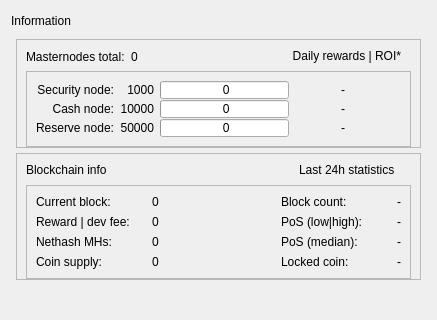
         <widget class="QFrame" name="frame_bottom_1">
          <property name="minimumSize">
           <size>
            <width>0</width>
            <height>320</height>
           </size>
          </property>
          <layout class="QVBoxLayout" name="verticalLayout_9">
           <item>
            <layout class="QVBoxLayout" name="verticalLayout_7">
             <item>
              <layout class="QHBoxLayout" name="horizontalLayout_12">
               <item>
                <widget class="QLabel" name="label_7">
                 <property name="text">
                  <string>Information</string>
                 </property>
                </widget>
               </item>
               <item>
                <spacer name="horizontalSpacer_10">
                 <property name="orientation">
                  <enum>Qt::Horizontal</enum>
                 </property>
                 <property name="sizeHint" stdset="0">
                  <size>
                   <width>40</width>
                   <height>20</height>
                  </size>
                 </property>
                </spacer>
               </item>
              </layout>
             </item>
             <item>
              <widget class="QWidget" name="infoWidget" native="true">
               <layout class="QVBoxLayout" name="informationWidget">
                <property name="spacing">
                 <number>5</number>
                </property>
                <property name="leftMargin">
                 <number>5</number>
                </property>
                <property name="topMargin">
                 <number>2</number>
                </property>
                <property name="rightMargin">
                 <number>5</number>
                </property>
                <property name="bottomMargin">
                 <number>2</number>
                </property>
                <item>
                 <widget class="QFrame" name="frameMnInfo">
                  <property name="frameShape">
                   <enum>QFrame::StyledPanel</enum>
                  </property>
                  <property name="frameShadow">
                   <enum>QFrame::Raised</enum>
                  </property>
                  <layout class="QVBoxLayout" name="verticalLayout_17">
                   <property name="bottomMargin">
                    <number>0</number>
                   </property>
                   <item>
                    <layout class="QHBoxLayout" name="horizontalLayout_9">
                     <item>
                      <widget class="QLabel" name="labelMnTotal">
                       <property name="minimumSize">
                        <size>
                         <width>0</width>
                         <height>0</height>
                        </size>
                       </property>
                       <property name="maximumSize">
                        <size>
                         <width>16777215</width>
                         <height>16777215</height>
                        </size>
                       </property>
                       <property name="text">
                        <string>Masternodes total:</string>
                       </property>
                      </widget>
                     </item>
                     <item>
                      <widget class="QLabel" name="labelMnTotal_Value">
                       <property name="text">
                        <string>0</string>
                       </property>
                      </widget>
                     </item>
                     <item>
                      <spacer name="horizontalSpacer_7">
                       <property name="orientation">
                        <enum>Qt::Horizontal</enum>
                       </property>
                       <property name="sizeHint" stdset="0">
                        <size>
                         <width>40</width>
                         <height>16</height>
                        </size>
                       </property>
                      </spacer>
                     </item>
                     <item>
                      <widget class="QLabel" name="labelROI">
                       <property name="minimumSize">
                        <size>
                         <width>0</width>
                         <height>0</height>
                        </size>
                       </property>
                       <property name="maximumSize">
                        <size>
                         <width>16777215</width>
                         <height>16777215</height>
                        </size>
                       </property>
                       <property name="text">
                        <string>Daily rewards | ROI*   </string>
                       </property>
                       <property name="alignment">
                        <set>Qt::AlignRight</set>
                       </property>
                      </widget>
                     </item>
                    </layout>
                   </item>
                   <item>
                    <widget class="QFrame" name="frameMnInfoLevels">
                     <property name="frameShape">
                      <enum>QFrame::StyledPanel</enum>
                     </property>
                     <property name="frameShadow">
                      <enum>QFrame::Raised</enum>
                     </property>
                     <layout class="QGridLayout" name="gridLayout_2">
                      <property name="verticalSpacing">
                       <number>1</number>
                      </property>
                      <item row="0" column="2">
                       <widget class="QProgressBar" name="graphMN1">
                        <property name="minimumSize">
                         <size>
                          <width>0</width>
                          <height>18</height>
                         </size>
                        </property>
                        <property name="maximumSize">
                         <size>
                          <width>16777215</width>
                          <height>18</height>
                         </size>
                        </property>
                        <property name="value">
                         <number>0</number>
                        </property>
                        <property name="format">
                         <string> %v</string>
                        </property>
                       </widget>
                      </item>
                      <item row="1" column="2">
                       <widget class="QProgressBar" name="graphMN2">
                        <property name="minimumSize">
                         <size>
                          <width>0</width>
                          <height>18</height>
                         </size>
                        </property>
                        <property name="maximumSize">
                         <size>
                          <width>16777215</width>
                          <height>18</height>
                         </size>
                        </property>
                        <property name="value">
                         <number>0</number>
                        </property>
                        <property name="format">
                         <string> %v</string>
                        </property>
                       </widget>
                      </item>
                      <item row="3" column="2">
                       <widget class="QProgressBar" name="graphMN3">
                        <property name="minimumSize">
                         <size>
                          <width>0</width>
                          <height>18</height>
                         </size>
                        </property>
                        <property name="maximumSize">
                         <size>
                          <width>16777215</width>
                          <height>18</height>
                         </size>
                        </property>
                        <property name="value">
                         <number>0</number>
                        </property>
                        <property name="format">
                         <string> %v</string>
                        </property>
                       </widget>
                      </item>
                      <item row="0" column="3">
                       <widget class="QLabel" name="roi_11">
                        <property name="minimumSize">
                         <size>
                          <width>50</width>
                          <height>0</height>
                         </size>
                        </property>
                        <property name="maximumSize">
                         <size>
                          <width>16777215</width>
                          <height>16777215</height>
                         </size>
                        </property>
                        <property name="text">
                         <string>-</string>
                        </property>
                        <property name="alignment">
                         <set>Qt::AlignRight|Qt::AlignTrailing|Qt::AlignVCenter</set>
                        </property>
                       </widget>
                      </item>
                      <item row="0" column="4">
                       <widget class="QLabel" name="roi_12">
                        <property name="minimumSize">
                         <size>
                          <width>50</width>
                          <height>0</height>
                         </size>
                        </property>
                        <property name="maximumSize">
                         <size>
                          <width>16777215</width>
                          <height>16777215</height>
                         </size>
                        </property>
                        <property name="text">
                         <string/>
                        </property>
                        <property name="alignment">
                         <set>Qt::AlignLeading|Qt::AlignLeft|Qt::AlignVCenter</set>
                        </property>
                       </widget>
                      </item>
                      <item row="1" column="3">
                       <widget class="QLabel" name="roi_21">
                        <property name="minimumSize">
                         <size>
                          <width>50</width>
                          <height>0</height>
                         </size>
                        </property>
                        <property name="maximumSize">
                         <size>
                          <width>16777215</width>
                          <height>16777215</height>
                         </size>
                        </property>
                        <property name="text">
                         <string>-</string>
                        </property>
                        <property name="alignment">
                         <set>Qt::AlignRight|Qt::AlignTrailing|Qt::AlignVCenter</set>
                        </property>
                       </widget>
                      </item>
                      <item row="1" column="4">
                       <widget class="QLabel" name="roi_22">
                        <property name="minimumSize">
                         <size>
                          <width>50</width>
                          <height>0</height>
                         </size>
                        </property>
                        <property name="maximumSize">
                         <size>
                          <width>16777215</width>
                          <height>16777215</height>
                         </size>
                        </property>
                        <property name="text">
                         <string/>
                        </property>
                        <property name="alignment">
                         <set>Qt::AlignLeading|Qt::AlignLeft|Qt::AlignVCenter</set>
                        </property>
                       </widget>
                      </item>
                      <item row="3" column="3">
                       <widget class="QLabel" name="roi_31">
                        <property name="minimumSize">
                         <size>
                          <width>50</width>
                          <height>0</height>
                         </size>
                        </property>
                        <property name="maximumSize">
                         <size>
                          <width>16777215</width>
                          <height>16777215</height>
                         </size>
                        </property>
                        <property name="text">
                         <string>-</string>
                        </property>
                        <property name="alignment">
                         <set>Qt::AlignRight|Qt::AlignTrailing|Qt::AlignVCenter</set>
                        </property>
                       </widget>
                      </item>
                      <item row="3" column="4">
                       <widget class="QLabel" name="roi_32">
                        <property name="minimumSize">
                         <size>
                          <width>50</width>
                          <height>0</height>
                         </size>
                        </property>
                        <property name="maximumSize">
                         <size>
                          <width>16777215</width>
                          <height>16777215</height>
                         </size>
                        </property>
                        <property name="text">
                         <string/>
                        </property>
                        <property name="alignment">
                         <set>Qt::AlignLeading|Qt::AlignLeft|Qt::AlignVCenter</set>
                        </property>
                       </widget>
                      </item>
                      <item row="0" column="0">
                       <widget class="QLabel" name="label">
                        <property name="minimumSize">
                         <size>
                          <width>0</width>
                          <height>0</height>
                         </size>
                        </property>
                        <property name="maximumSize">
                         <size>
                          <width>16777215</width>
                          <height>16777215</height>
                         </size>
                        </property>
                        <property name="text">
                         <string>Security node:</string>
                        </property>
                        <property name="alignment">
                         <set>Qt::AlignRight|Qt::AlignTrailing|Qt::AlignVCenter</set>
                        </property>
                       </widget>
                      </item>
                      <item row="1" column="0">
                       <widget class="QLabel" name="label_2">
                        <property name="minimumSize">
                         <size>
                          <width>0</width>
                          <height>0</height>
                         </size>
                        </property>
                        <property name="maximumSize">
                         <size>
                          <width>16777215</width>
                          <height>16777215</height>
                         </size>
                        </property>
                        <property name="text">
                         <string>Cash node:</string>
                        </property>
                        <property name="alignment">
                         <set>Qt::AlignRight|Qt::AlignTrailing|Qt::AlignVCenter</set>
                        </property>
                       </widget>
                      </item>
                      <item row="3" column="0">
                       <widget class="QLabel" name="label_3">
                        <property name="minimumSize">
                         <size>
                          <width>0</width>
                          <height>0</height>
                         </size>
                        </property>
                        <property name="maximumSize">
                         <size>
                          <width>16777215</width>
                          <height>16777215</height>
                         </size>
                        </property>
                        <property name="text">
                         <string>Reserve node:</string>
                        </property>
                        <property name="alignment">
                         <set>Qt::AlignRight|Qt::AlignTrailing|Qt::AlignVCenter</set>
                        </property>
                       </widget>
                      </item>
                      <item row="0" column="1">
                       <widget class="QLabel" name="label_lcolat">
                        <property name="text">
                         <string>1000</string>
                        </property>
                        <property name="alignment">
                         <set>Qt::AlignRight|Qt::AlignTrailing|Qt::AlignVCenter</set>
                        </property>
                       </widget>
                      </item>
                      <item row="1" column="1">
                       <widget class="QLabel" name="label_mcolat">
                        <property name="text">
                         <string>10000</string>
                        </property>
                        <property name="alignment">
                         <set>Qt::AlignRight|Qt::AlignTrailing|Qt::AlignVCenter</set>
                        </property>
                       </widget>
                      </item>
                      <item row="3" column="1">
                       <widget class="QLabel" name="label_fcolat">
                        <property name="text">
                         <string>50000</string>
                        </property>
                        <property name="alignment">
                         <set>Qt::AlignRight|Qt::AlignTrailing|Qt::AlignVCenter</set>
                        </property>
                       </widget>
                      </item>
                     </layout>
                    </widget>
                   </item>
                  </layout>
                 </widget>
                </item>
                <item>
                 <widget class="QFrame" name="frameBlockchainInfo">
                  <property name="frameShape">
                   <enum>QFrame::StyledPanel</enum>
                  </property>
                  <property name="frameShadow">
                   <enum>QFrame::Raised</enum>
                  </property>
                  <layout class="QVBoxLayout" name="verticalLayout_18">
                   <property name="bottomMargin">
                    <number>0</number>
                   </property>
                   <item>
                    <layout class="QHBoxLayout" name="horizontalLayout_13">
                     <item>
                      <widget class="QLabel" name="label_blockchaininfo">
                       <property name="text">
                        <string>Blockchain info</string>
                       </property>
                       <property name="alignment">
                        <set>Qt::AlignLeading</set>
                       </property>
                      </widget>
                     </item>
                     <item>
                      <spacer name="horizontalSpacer_6">
                       <property name="orientation">
                        <enum>Qt::Horizontal</enum>
                       </property>
                       <property name="sizeType">
                        <enum>QSizePolicy::Expanding</enum>
                       </property>
                       <property name="sizeHint" stdset="0">
                        <size>
                         <width>40</width>
                         <height>16</height>
                        </size>
                       </property>
                      </spacer>
                     </item>
                     <item>
                      <widget class="QLabel" name="label_24hblockchaininfo">
                       <property name="text">
                        <string>Last 24h statistics     </string>
                       </property>
                       <property name="alignment">
                        <set>Qt::AlignRight</set>
                       </property>
                      </widget>
                     </item>
                    </layout>
                   </item>
                   <item>
                    <widget class="QFrame" name="frameBlockchainInfoData">
                     <property name="frameShape">
                      <enum>QFrame::StyledPanel</enum>
                     </property>
                     <property name="frameShadow">
                      <enum>QFrame::Raised</enum>
                     </property>
                     <layout class="QGridLayout" name="gridLayout_3">
                      <item row="0" column="0">
                       <widget class="QLabel" name="label_CurrentBlock">
                        <property name="minimumSize">
                         <size>
                          <width>110</width>
                          <height>0</height>
                         </size>
                        </property>
                        <property name="maximumSize">
                         <size>
                          <width>130</width>
                          <height>16777215</height>
                         </size>
                        </property>
                        <property name="text">
                         <string>Current block:</string>
                        </property>
                        <property name="alignment">
                         <set>Qt::AlignVCenter</set>
                        </property>
                       </widget>
                      </item>
                      <item row="0" column="1">
                       <widget class="QLabel" name="label_CurrentBlock_value">
                        <property name="minimumSize">
                         <size>
                          <width>110</width>
                          <height>0</height>
                         </size>
                        </property>
                        <property name="maximumSize">
                         <size>
                          <width>130</width>
                          <height>16777215</height>
                         </size>
                        </property>
                        <property name="text">
                         <string>0</string>
                        </property>
                        <property name="alignment">
                         <set>Qt::AlignVCenter</set>
                        </property>
                       </widget>
                      </item>
                      <item row="0" column="2">
                       <widget class="QLabel" name="label_spacer">
                        <property name="minimumSize">
                         <size>
                          <width>0</width>
                          <height>0</height>
                         </size>
                        </property>
                        <property name="maximumSize">
                         <size>
                          <width>16777215</width>
                          <height>16777215</height>
                         </size>
                        </property>
                        <property name="text">
                         <string/>
                        </property>
                       </widget>
                      </item>
                      <item row="0" column="3">
                       <widget class="QLabel" name="label_24hBlock">
                        <property name="minimumSize">
                         <size>
                          <width>110</width>
                          <height>0</height>
                         </size>
                        </property>
                        <property name="maximumSize">
                         <size>
                          <width>130</width>
                          <height>16777215</height>
                         </size>
                        </property>
                        <property name="text">
                         <string>Block count:</string>
                        </property>
                        <property name="alignment">
                         <set>Qt::AlignVCenter</set>
                        </property>
                       </widget>
                      </item>
                      <item row="0" column="4">
                       <widget class="QLabel" name="label_24hBlock_value">
                        <property name="minimumSize">
                         <size>
                          <width>0</width>
                          <height>0</height>
                         </size>
                        </property>
                        <property name="maximumSize">
                         <size>
                          <width>100</width>
                          <height>16777215</height>
                         </size>
                        </property>
                        <property name="text">
                         <string>-</string>
                        </property>
                        <property name="alignment">
                         <set>Qt::AlignVCenter</set>
                        </property>
                       </widget>
                      </item>
                      <item row="1" column="0">
                       <widget class="QLabel" name="label_CurrentBlockReward">
                        <property name="text">
                         <string>Reward | dev fee:</string>
                        </property>
                        <property name="alignment">
                         <set>Qt::AlignVCenter</set>
                        </property>
                       </widget>
                      </item>
                      <item row="1" column="1">
                       <widget class="QLabel" name="label_CurrentBlockReward_value">
                        <property name="text">
                         <string>0</string>
                        </property>
                        <property name="alignment">
                         <set>Qt::AlignVCenter</set>
                        </property>
                       </widget>
                      </item>
                      <item row="1" column="3">
                       <widget class="QLabel" name="label_24hPoS">
                        <property name="toolTip">
                         <string>Average value of 100 max/min inputs in the last 24 hours</string>
                        </property>
                        <property name="text">
                         <string>PoS (low|high):</string>
                        </property>
                        <property name="alignment">
                         <set>Qt::AlignVCenter</set>
                        </property>
                       </widget>
                      </item>
                      <item row="1" column="4">
                       <widget class="QLabel" name="label_24hPoS_value">
                        <property name="text">
                         <string>-</string>
                        </property>
                        <property name="alignment">
                         <set>Qt::AlignVCenter</set>
                        </property>
                       </widget>
                      </item>
                      <item row="2" column="0">
                       <widget class="QLabel" name="label_Nethash">
                        <property name="text">
                         <string>Nethash MHs:</string>
                        </property>
                        <property name="alignment">
                         <set>Qt::AlignVCenter</set>
                        </property>
                       </widget>
                      </item>
                      <item row="2" column="1">
                       <widget class="QLabel" name="label_Nethash_value">
                        <property name="text">
                         <string>0</string>
                        </property>
                        <property name="alignment">
                         <set>Qt::AlignVCenter</set>
                        </property>
                       </widget>
                      </item>
                      <item row="2" column="3">
                       <widget class="QLabel" name="label_24hPoSMedian">
                        <property name="toolTip">
                         <string>Median value of all PoS inputs in the last 24 hours</string>
                        </property>
                        <property name="text">
                         <string>PoS (median):</string>
                        </property>
                        <property name="alignment">
                         <set>Qt::AlignVCenter</set>
                        </property>
                       </widget>
                      </item>
                      <item row="2" column="4">
                       <widget class="QLabel" name="label_24hPoSMedian_value">
                        <property name="text">
                         <string>-</string>
                        </property>
                        <property name="alignment">
                         <set>Qt::AlignVCenter</set>
                        </property>
                       </widget>
                      </item>
                      <item row="3" column="0">
                       <widget class="QLabel" name="label_Supply">
                        <property name="text">
                         <string>Coin supply:</string>
                        </property>
                        <property name="alignment">
                         <set>Qt::AlignVCenter</set>
                        </property>
                       </widget>
                      </item>
                      <item row="3" column="1">
                       <widget class="QLabel" name="label_Supply_value">
                        <property name="text">
                         <string>0</string>
                        </property>
                        <property name="alignment">
                         <set>Qt::AlignVCenter</set>
                        </property>
                       </widget>
                      </item>
                      <item row="3" column="3">
                       <widget class="QLabel" name="label_LockedCoin">
                        <property name="text">
                         <string>Locked coin:</string>
                        </property>
                        <property name="alignment">
                         <set>Qt::AlignVCenter</set>
                        </property>
                       </widget>
                      </item>
                      <item row="3" column="4">
                       <widget class="QLabel" name="label_LockedCoin_value">
                        <property name="text">
                         <string>-</string>
                        </property>
                        <property name="alignment">
                         <set>Qt::AlignVCenter</set>
                        </property>
                       </widget>
                      </item>
                     </layout>
                    </widget>
                   </item>
                  </layout>
                 </widget>
                </item>
                <item>
                 <spacer name="verticalSpacer_2">
                  <property name="orientation">
                   <enum>Qt::Vertical</enum>
                  </property>
                  <property name="sizeHint" stdset="0">
                   <size>
                    <width>20</width>
                    <height>10</height>
                   </size>
                  </property>
                 </spacer>
                </item>
               </layout>
              </widget>
             </item>
            </layout>
           </item>
          </layout>
         </widget>
